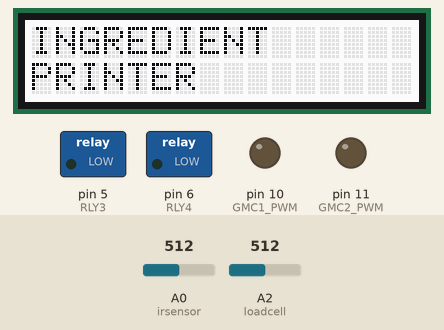
A sketch run on a simulated Arduino Uno, built with avr-gcc and run on an emulated ATmega328P. Parts: 16×2 character LCD, switched loads named in the sketch (green lamp = pin HIGH), output pins drawn as LEDs (lit = HIGH). The test bench sets the inputs (shaded band); at power-on: A0 (irsensor) = 512, A2 (loadcell) = 512.

Above: at 0.1 s.
At 3.2 s:
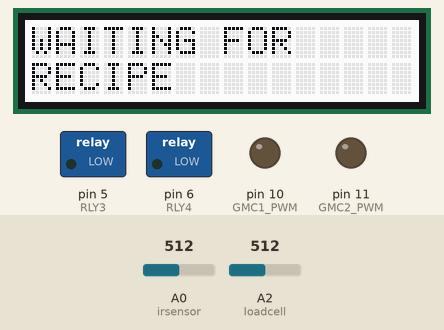
At 8.2 s:
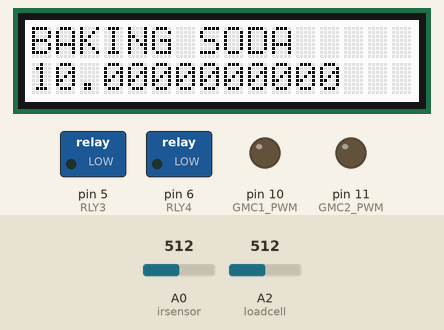
At 11.5 s:
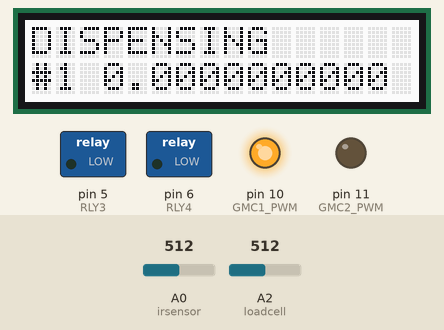
Timing chart, 0 to 13.0 s (numbered marks = the images above):
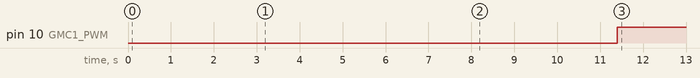

The sketch:

system.ino
```cpp
/*

   LCD-Arduino Connections
   Analog Pin 4 (A4 to SDA) ATMega328 PIN 28
   Analog Pin 5 (A5 to SCI) ATMega328 PIN 27

   GM-Arduino Connections
   Analog Pin 10, ATMega PIN 16
   Analog Pin 11, ATMega PIN 17

   RLY-Arduino Connections
   Analog Pin 6, ATMega PIN 12
   Analog Pin 5, ATMega PIN 11

   http://github.com/Seeed-Studio/Grove_LCD_RGB_Backlight
   frequency
   https://code.google.com/archive/p/arduino-pwm-frequency-library/downloads
*/

#include "PWM.h"
#include <Wire.h>
#include "rgb_lcd.h"

#define irsensor A0
#define loadcell A2

float ir_value;
float ir_border = 915;      // need definition for distance
float lc_value;

float m1, m2, m3, m4 = 0;
int c1 = 0;
int ss = 0;
boolean irir;

float task[7] = {1, 10, 1, 3, 300, -1};
int ctr = 0;

/*PWM signal*/
int GMC1_PWM = 10;  //PIN 16 CONTAINER #1
int GMC2_PWM = 11;  //PIN 17 CONTAINER #2

int GMC1_GND = 12;  //PIN 18 CONTAINER #1
int GMC2_GND = 13;  //PIN 19 CONTAINER #2

int RLY3 = 5;       //PIN 11 CONTAINER #3
int RLY4 = 6;       //PIN 12 CONTAINER #4


rgb_lcd lcd;

void setup() {

  //   PIN SETTING
  pinMode(GMC1_PWM, OUTPUT);
  pinMode(GMC2_PWM, OUTPUT);
  pinMode(GMC1_GND, OUTPUT);
  pinMode(GMC2_GND, OUTPUT);

  pinMode(RLY3, OUTPUT);
  pinMode(RLY4, OUTPUT);

  //   LCD Initialization
  lcd.begin(16, 2);               // set up the LCD's number of columns and rows:
  lcd.print("INGREDIENT");  // Print a message to the LCD.
  lcd.setCursor(0, 1);            // Move cursor to second line
  lcd.print("PRINTER");  // Print on second line
  lcd.display();

  //   PWM Initialization
  analogWrite(GMC1_PWM, 0);
  analogWrite(GMC2_PWM, 0);

  //   RELAY Initialization
  digitalWrite(RLY3, LOW);
  digitalWrite(RLY4, LOW);

  //   IR SENSOR Initialization
  pinMode(irsensor, INPUT); //declare pin A0 as input

  //   LOAD CELL Initialization
  pinMode(loadcell, INPUT); //declare pin A2 as input

  // PRESET THE VALUE for test purpose ONLY

  digitalWrite(GMC1_GND, LOW);
  digitalWrite(GMC1_GND, LOW);

  m1 = 20;
  c1 = 1;
  delay(3000);
}


void loop()
{

  if (ss == 0)
  {
    irir = irsensoring();
    displaying();
    delay(5000);
    ss = 1;
  }
  else if (ss == 1)
  {
    // read the task from array
    c1 = task[ctr];
    ctr++;
    m1 = task[ctr];

    //initializing screen
    lcd.clear();
    lcd.setCursor(0, 0);
    if (c1 == 1)
    {
      lcd.print("BAKING SODA");
    }
    else if (c1 == 2)
    {
      lcd.print("SUGAR");
    }
    else if (c1 == 3)
    {
      lcd.print("WATER");
    }
    else if (c1 == 4)
    {
      lcd.print("MILK");
    }
    lcd.setCursor(0, 1);
    lcd.print(m1, DEC);


    //start dispensing process
    m4 = loadcelling();
    delay(3000);

    while (ss == 1)
    {
      m3 = loadcelling();
      m2 = m3 - m4;
      irir = irsensoring();
      dispensing();
      displaying();
    }
  }
  else if (ss == 2)
  {
    displaying();
    delay(3000);
    ctr++;
    if (task[ctr] == 1)
    {
      ss = 3;
      ctr++;
    }
    else if (task[ctr] == 0)
    {
      ss = 1;
      ctr++;
    }
    else if (task[ctr] < 0)
    {
      ss = 4;

    }
  }
  else if (ss == 3)
  {
    displaying();
    while (irir == 1)
    {
      irir = irsensoring();
    }
    displaying();
    delay(3000);
    while (irir == 0)
    {
      irir = irsensoring();
    }
    delay(3000);
    ss = 1;
  }
  else if (ss == 4)
  {
    displaying();
    delay(3000);
//    ss = 0;
  }

}

void dispensing()      // -----DISPENSING MODULE-----
{
  if ((irir == 1) && (ss == 1))
  {
    if (c1 == 1) // if we are dispensing dry ingredient 1
    {
      if ( m2 < m1 )
      {
        analogWrite(GMC1_PWM, 255);
      }
      else if (m2 >= m1 )
      {
        analogWrite(GMC1_PWM, 0);
        ss = 2;
      }
    }
    if (c1 == 2)      // if we are dispensing dry ingredient 2
    {
      if ( m2 < m1 )
      {
        analogWrite(GMC2_PWM, 255);
      }
      else
      {
        analogWrite(GMC2_PWM, 0);
        ss = 2;
      }
    }
    if (c1 == 3)      // if we are dispensing wet ingredient 3
    {
      if ( m2 < m1 )
      {
        digitalWrite(RLY3, HIGH);
      }
      else
      {
        digitalWrite(RLY3, LOW);
        ss = 2;
      }
    }
    if (c1 == 4)      // if we are dispensing wet ingredient 4
    {
      if ( m2 < m1 )
      {
        digitalWrite(RLY4, HIGH);
      }
      else
      {
        digitalWrite(RLY4, LOW);
        ss = 2;
      }
    }
  }
  else
  {
    analogWrite(GMC1_PWM, 0);
    analogWrite(GMC2_PWM, 0);
    digitalWrite(RLY3, LOW);
    digitalWrite(RLY4, LOW);

    delay(3000);
  }

  return;
}

boolean irsensoring()      //-----IR SENSOR MODULE-----
{
  float sample1 = 0;
  ir_value = analogRead(irsensor);      //take reading from sensor

  for (int i = 1; i < 10; i++)
  {
    sample1 = analogRead(irsensor);
    ir_value = ir_value + sample1;
    delay(1);
  }
  ir_value = ir_value / 10;

  if (ir_value > ir_border)
  {
    return 0;
  }
  else
  {
    return 1;
  }

}

float loadcelling()     //-----LOAD CELL MODULE-----
{
  float sample;
  float weight;

  lc_value  =  analogRead(loadcell);      // take reading from sensor
  delay(1);

  for (int i = 1; i < 1000; i++)
  {
    sample = analogRead(loadcell);
    lc_value = lc_value + sample;
    delay(0.5);
  }
  lc_value = lc_value / 1000;     // calculat the average value for the 1000 sample to increase stability

  weight = lc_value * 0.00488 + 0.013;//convert analog value to voltage

  weight = (weight - 0.7) * 1111.111111;

  return weight;
}

void displaying()
{
  if (irir == 0)
  {
    lcd.clear();
    lcd.setCursor(0, 0);
    lcd.print("PAUSED");
    lcd.setCursor(0, 1);
    lcd.print("NEED CONTAINER");
  }
  else if ((irir == 1) && (ss == 0))
  {
    lcd.clear();
    lcd.setCursor(0, 0);
    lcd.print("WAITING FOR");
    lcd.setCursor(0, 1);
    lcd.print("RECIPE");
  }

  else if ((irir == 1) && (ss == 1))
  {
    lcd.clear();
    lcd.setCursor(0, 0);
    lcd.print("DISPENSING");
    lcd.setCursor(0, 1);
    lcd.print("#");
    lcd.setCursor(1, 1);
    lcd.print(c1);
    lcd.setCursor(3, 1);
    lcd.print(m2, DEC);
  }
  else if ((irir == 1) && (ss == 2))
  {
    lcd.clear();
    lcd.setCursor(0, 0);
    lcd.print("DISPENSED");
    lcd.setCursor(0, 1);
    lcd.print("#");
    lcd.setCursor(1, 1);
    lcd.print(c1);
    lcd.setCursor(3, 1);
    lcd.print(m2, DEC);
  }
  else if ((irir == 1) && (ss == 3))
  {
    lcd.clear();
    lcd.setCursor(0, 0);
    lcd.print("PAUSED");
    lcd.setCursor(0, 1);
    lcd.print("REMOVE CONTAINER");

  }
  else if ((irir == 1) && (ss == 4))
  {
    lcd.clear();
    lcd.setCursor(0, 0);
    lcd.print("RECIPE");
    lcd.setCursor(0, 1);
    lcd.print("COMPLETE");

  }
}
```

Measured:
- by itself, pin 10 (GMC1_PWM): LOW → HIGH at 11.4 s
- what the display in image 1 shows lasts 5.0 s, from 3.1 s to 8.1 s
- what the display in image 2 shows lasts 3.3 s, from 8.1 s to 11.4 s
